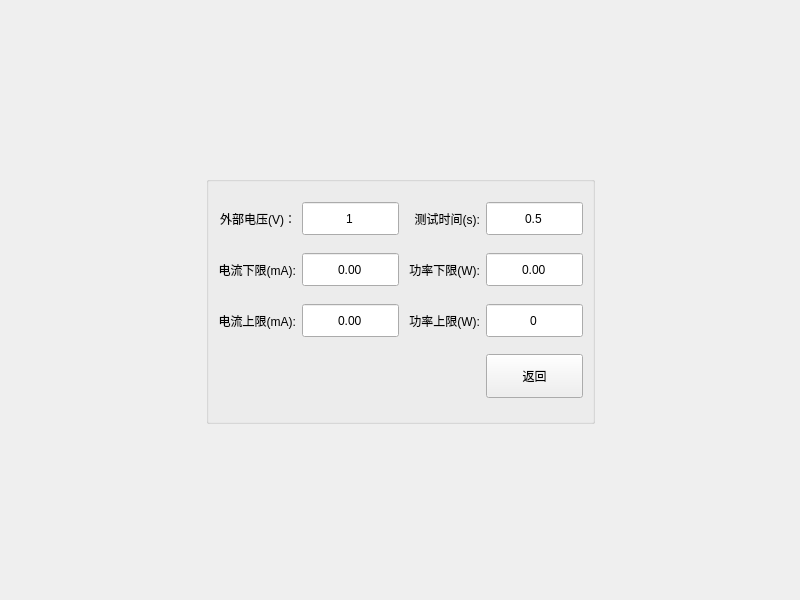
<?xml version="1.0" encoding="UTF-8"?>
<ui version="4.0">
 <class>ConfigLvs</class>
 <widget class="QWidget" name="ConfigLvs">
  <property name="geometry">
   <rect>
    <x>0</x>
    <y>0</y>
    <width>800</width>
    <height>600</height>
   </rect>
  </property>
  <property name="windowTitle">
   <string>Form</string>
  </property>
  <layout class="QGridLayout" name="gridLayout_2" rowstretch="2,3,2" columnstretch="1,2,1">
   <item row="1" column="0">
    <spacer name="horizontalSpacer">
     <property name="orientation">
      <enum>Qt::Horizontal</enum>
     </property>
     <property name="sizeHint" stdset="0">
      <size>
       <width>40</width>
       <height>20</height>
      </size>
     </property>
    </spacer>
   </item>
   <item row="0" column="1">
    <spacer name="verticalSpacer">
     <property name="orientation">
      <enum>Qt::Vertical</enum>
     </property>
     <property name="sizeHint" stdset="0">
      <size>
       <width>20</width>
       <height>40</height>
      </size>
     </property>
    </spacer>
   </item>
   <item row="1" column="2">
    <spacer name="horizontalSpacer_2">
     <property name="orientation">
      <enum>Qt::Horizontal</enum>
     </property>
     <property name="sizeHint" stdset="0">
      <size>
       <width>40</width>
       <height>20</height>
      </size>
     </property>
    </spacer>
   </item>
   <item row="1" column="1">
    <widget class="QGroupBox" name="groupBox">
     <property name="title">
      <string/>
     </property>
     <layout class="QGridLayout" name="gridLayout">
      <item row="0" column="2">
       <widget class="QLabel" name="label_6">
        <property name="text">
         <string>测试时间(s):</string>
        </property>
        <property name="alignment">
         <set>Qt::AlignRight|Qt::AlignTrailing|Qt::AlignVCenter</set>
        </property>
       </widget>
      </item>
      <item row="0" column="0">
       <widget class="QLabel" name="label">
        <property name="text">
         <string>外部电压(V)：</string>
        </property>
        <property name="alignment">
         <set>Qt::AlignRight|Qt::AlignTrailing|Qt::AlignVCenter</set>
        </property>
       </widget>
      </item>
      <item row="0" column="1">
       <widget class="QDoubleSpinBox" name="BoxVolt">
        <property name="minimumSize">
         <size>
          <width>97</width>
          <height>35</height>
         </size>
        </property>
        <property name="alignment">
         <set>Qt::AlignCenter</set>
        </property>
        <property name="buttonSymbols">
         <enum>QAbstractSpinBox::NoButtons</enum>
        </property>
        <property name="decimals">
         <number>0</number>
        </property>
        <property name="minimum">
         <double>1.000000000000000</double>
        </property>
        <property name="maximum">
         <double>255.000000000000000</double>
        </property>
        <property name="singleStep">
         <double>1.000000000000000</double>
        </property>
        <property name="value">
         <double>1.000000000000000</double>
        </property>
       </widget>
      </item>
      <item row="2" column="2">
       <widget class="QLabel" name="label_5">
        <property name="text">
         <string>功率上限(W):</string>
        </property>
        <property name="alignment">
         <set>Qt::AlignRight|Qt::AlignTrailing|Qt::AlignVCenter</set>
        </property>
       </widget>
      </item>
      <item row="0" column="3">
       <widget class="QDoubleSpinBox" name="BoxTime">
        <property name="minimumSize">
         <size>
          <width>97</width>
          <height>35</height>
         </size>
        </property>
        <property name="alignment">
         <set>Qt::AlignCenter</set>
        </property>
        <property name="buttonSymbols">
         <enum>QAbstractSpinBox::NoButtons</enum>
        </property>
        <property name="decimals">
         <number>1</number>
        </property>
        <property name="minimum">
         <double>0.500000000000000</double>
        </property>
        <property name="maximum">
         <double>999.899999999999977</double>
        </property>
       </widget>
      </item>
      <item row="1" column="0">
       <widget class="QLabel" name="label_2">
        <property name="text">
         <string>电流下限(mA):</string>
        </property>
        <property name="alignment">
         <set>Qt::AlignRight|Qt::AlignTrailing|Qt::AlignVCenter</set>
        </property>
       </widget>
      </item>
      <item row="1" column="1">
       <widget class="QDoubleSpinBox" name="BoxCurrMin">
        <property name="minimumSize">
         <size>
          <width>97</width>
          <height>35</height>
         </size>
        </property>
        <property name="alignment">
         <set>Qt::AlignCenter</set>
        </property>
        <property name="buttonSymbols">
         <enum>QAbstractSpinBox::NoButtons</enum>
        </property>
        <property name="maximum">
         <double>5.000000000000000</double>
        </property>
       </widget>
      </item>
      <item row="1" column="2">
       <widget class="QLabel" name="label_4">
        <property name="text">
         <string>功率下限(W):</string>
        </property>
        <property name="alignment">
         <set>Qt::AlignRight|Qt::AlignTrailing|Qt::AlignVCenter</set>
        </property>
       </widget>
      </item>
      <item row="1" column="3">
       <widget class="QDoubleSpinBox" name="BoxPowerMin">
        <property name="minimumSize">
         <size>
          <width>97</width>
          <height>35</height>
         </size>
        </property>
        <property name="alignment">
         <set>Qt::AlignCenter</set>
        </property>
        <property name="buttonSymbols">
         <enum>QAbstractSpinBox::NoButtons</enum>
        </property>
        <property name="maximum">
         <double>3000.000000000000000</double>
        </property>
       </widget>
      </item>
      <item row="2" column="0">
       <widget class="QLabel" name="label_3">
        <property name="text">
         <string>电流上限(mA):</string>
        </property>
        <property name="alignment">
         <set>Qt::AlignRight|Qt::AlignTrailing|Qt::AlignVCenter</set>
        </property>
       </widget>
      </item>
      <item row="2" column="1">
       <widget class="QDoubleSpinBox" name="BoxCurrMax">
        <property name="minimumSize">
         <size>
          <width>97</width>
          <height>35</height>
         </size>
        </property>
        <property name="alignment">
         <set>Qt::AlignCenter</set>
        </property>
        <property name="buttonSymbols">
         <enum>QAbstractSpinBox::NoButtons</enum>
        </property>
        <property name="maximum">
         <double>5.000000000000000</double>
        </property>
       </widget>
      </item>
      <item row="2" column="3">
       <widget class="QDoubleSpinBox" name="BoxPowerMax">
        <property name="minimumSize">
         <size>
          <width>97</width>
          <height>35</height>
         </size>
        </property>
        <property name="alignment">
         <set>Qt::AlignCenter</set>
        </property>
        <property name="buttonSymbols">
         <enum>QAbstractSpinBox::NoButtons</enum>
        </property>
        <property name="decimals">
         <number>0</number>
        </property>
        <property name="maximum">
         <double>3000.000000000000000</double>
        </property>
       </widget>
      </item>
      <item row="3" column="3">
       <widget class="QPushButton" name="BtnExit">
        <property name="minimumSize">
         <size>
          <width>97</width>
          <height>44</height>
         </size>
        </property>
        <property name="text">
         <string>返回</string>
        </property>
       </widget>
      </item>
     </layout>
    </widget>
   </item>
   <item row="2" column="1">
    <spacer name="verticalSpacer_2">
     <property name="orientation">
      <enum>Qt::Vertical</enum>
     </property>
     <property name="sizeHint" stdset="0">
      <size>
       <width>20</width>
       <height>40</height>
      </size>
     </property>
    </spacer>
   </item>
  </layout>
 </widget>
 <resources/>
 <connections/>
</ui>
